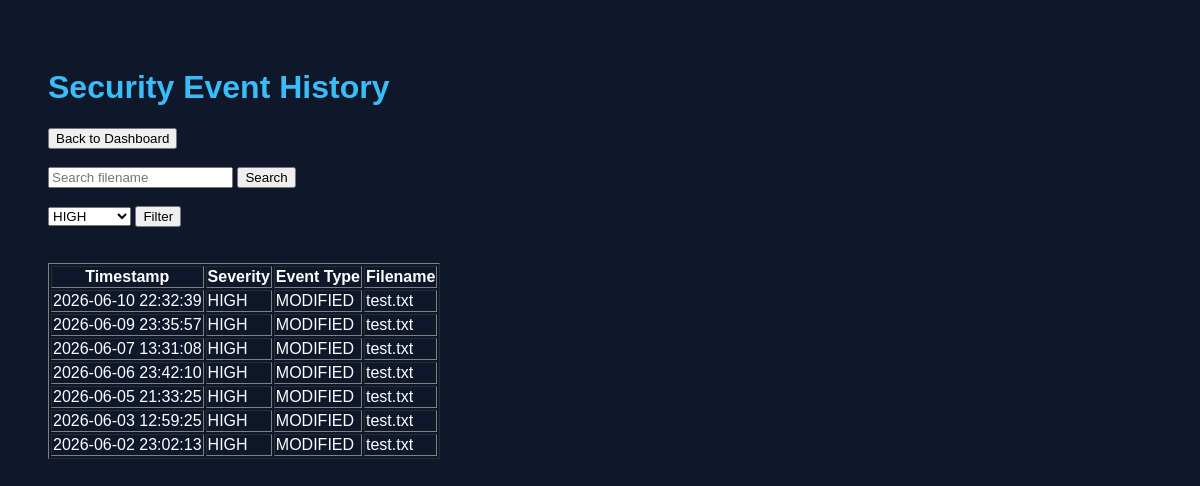
The app's page /history (signed in) with its own data.
### tables this page shows
CREATE TABLE security_events (

            id INTEGER PRIMARY KEY AUTOINCREMENT,
            timestamp TEXT,
            severity TEXT,
            event_type TEXT,
            filename TEXT

        );

### app.py (the view)
@app.route("/history")
def history():
    if not session.get("logged_in"):
        return redirect("/login")
    events = get_all_events()
    return render_template(
        "history.html",
        events=events
    )

### src/database.py (called while the page is built)
def get_all_events():
    connection = sqlite3.connect(DB_PATH)
    cursor = connection.cursor()
    cursor.execute("""
        SELECT timestamp,
               severity,
               event_type,
               filename
        FROM security_events
        ORDER BY id DESC
    """)
    rows = cursor.fetchall()
    connection.close()
    return rows

### templates/history.html (shortened to what this page needs)
<!DOCTYPE html>
<html>
<head>
    <link rel="stylesheet"
          href="{{ url_for('static', filename='style.css') }}">
</head>
<body>
    <h1>Security Event History</h1>
    <a href="/">
        <button>Back to Dashboard</button>
    </a>
    <br><br>
    <form action="/search">
        <input
            type="text"
            name="filename"
            placeholder="Search filename">
        <button type="submit">
            Search
        </button>
    </form>
    <br>
    <form action="/filter">
        <select name="severity">
            <option value="HIGH">HIGH</option>
        </select>
        <button type="submit">
            Filter
        </button>
    </form>
    <br><br>
    <table border="1">
        <tr>
            <th>Timestamp</th>
            <th>Severity</th>
            <th>Event Type</th>
            <th>Filename</th>
        </tr>
        {% for event in events %}
        <tr>
            <td>{{ event[0] }}</td>
            <td>{{ event[1] }}</td>
            <td>{{ event[2] }}</td>
            <td>{{ event[3] }}</td>
        </tr>
        {% endfor %}
    </table>
</body>
</html>

### static/style.css (style rules this page uses)
body { background-color: #0f172a; color: white; font-family: Arial, sans-serif; padding: 40px; }
h1 { color: #38bdf8; }

### records on screen
security_events: timestamp "2026-06-10 22:32:39", severity "HIGH", event_type "MODIFIED", filename "test.txt"
security_events: timestamp "2026-06-09 23:35:57", severity "HIGH", event_type "MODIFIED", filename "test.txt"
security_events: timestamp "2026-06-07 13:31:08", severity "HIGH", event_type "MODIFIED", filename "test.txt"
security_events: timestamp "2026-06-06 23:42:10", severity "HIGH", event_type "MODIFIED", filename "test.txt"
security_events: timestamp "2026-06-05 21:33:25", severity "HIGH", event_type "MODIFIED", filename "test.txt"
security_events: timestamp "2026-06-03 12:59:25", severity "HIGH", event_type "MODIFIED", filename "test.txt"
security_events: timestamp "2026-06-02 23:02:13", severity "HIGH", event_type "MODIFIED", filename "test.txt"
